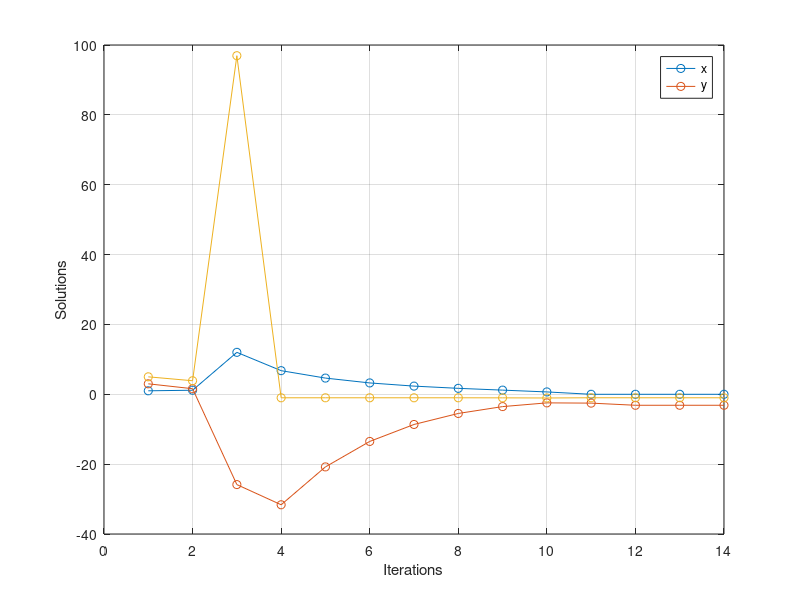
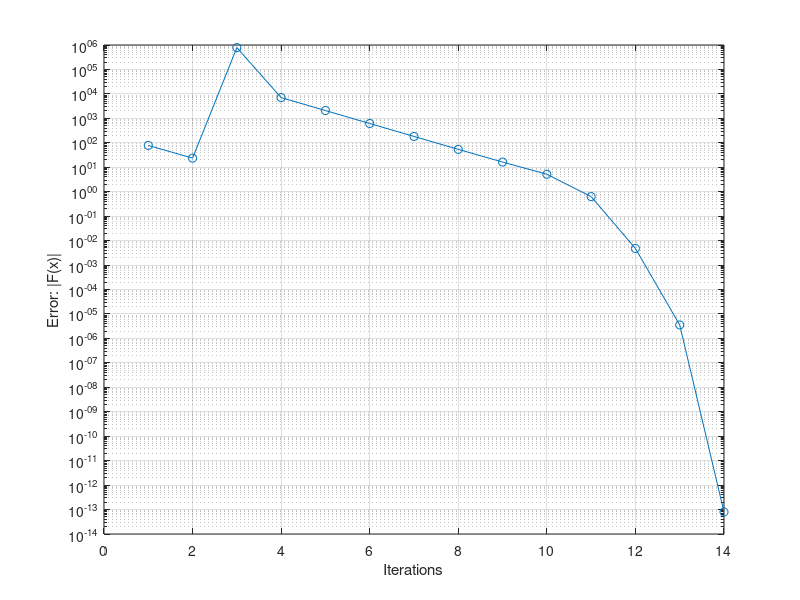

Source code (MATLAB) for these figures, in order:
%Task C

clear all; close all; clc; %clears workspace, figures, command window

%functions
%u(x,y,z)=x*exp(y)+z+1
%v(x,y,z)=y*z-x^3-pi
%w(x,y,z)=x*y^2*z-3.7

maxIt=1000; tol=1e-8 %max iterations and tolerance
x=1; y=3; z=5; %initial guesses

err=sum(abs(x*(exp(y)+z+1)))+sum(abs(y*z-x^3-pi))+sum(abs(x*y^2*z-3.7));
%error=err=|u|+|v|+|w|

i=1;
while err(i)>tol & i<maxIt
    J(1,1)=exp(y(i)); % du/dx
    J(1,2)=x(i)*exp(y(i)); % du/dy
    J(1,3)=1; %du/dz
    J(2,1)=-1*(3*x(i)^2); %dv/dx
    J(2,2)=z(i); % dv/dy
    J(2,3)=y(i); % dv/dz
    J(3,1)=y(i)^2*z(i); % dw/dx
    J(3,2)=2*x(i)*y(i)*z(i); % dw/dy
    J(3,3)=x(i)*y(i)^2; % dw/dz
    F(1,1)=x(i)*exp(y(i))+z(i)+1;
    F(2,1)=y(i)*z(i)-x(i)^3-pi;
    F(3,1)=x(i)*y(i)^2*z(i);
    X(1,1)=x(i);
    X(2,1)=y(i);
    X(3,1)=z(i);

    X=J\(-F+J*X); % Backslash operator to solve the linear system
    x(i+1)=X(1); y(i+1)=X(2); z(i+1)=X(3); % New guess values

    F(1)=x(i+1)*exp(y(i+1))+z(i+1)+1; % Needed to compute new error
    F(2)=y(i+1)*z(i+1)-x(i+1)^3-pi; % Needed to compute new error
    F(3)=x(i+1)*y(i+1)^2*z(i+1); % Needed to compute new error

    err(i+1)=sum(abs(F));
    i=i+1;
end

figure('color','w','units','Centimeters','position',[5 5 7.5 7]);
plot(x,'o-'); hold on; plot(y,'o-'); hold on; plot(z,'o-')
grid on; xlabel('Iterations'); ylabel('Solutions'); legend('x','y');
figure('color','w'); semilogy(err,'o-'); grid on
xlabel('Iterations'); ylabel('Error: |F(x)|')

  